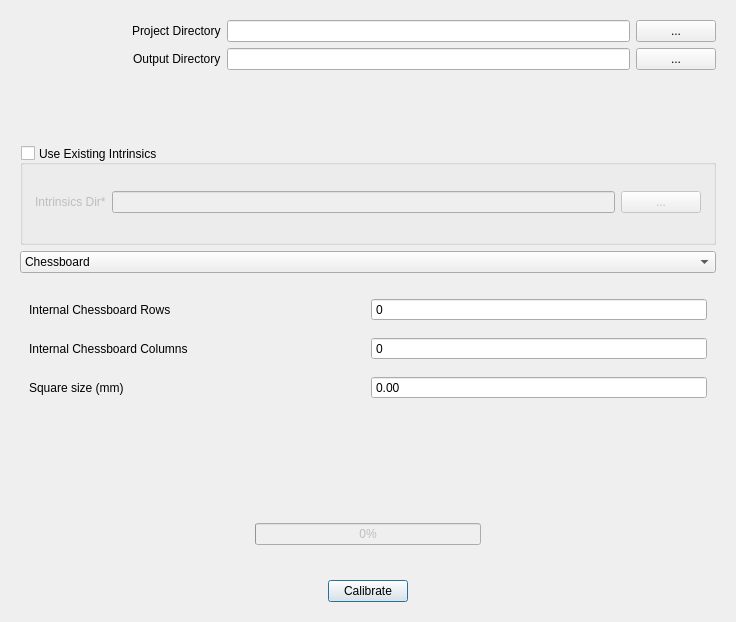
<?xml version="1.0" encoding="UTF-8"?>
<ui version="4.0">
 <class>MainUI</class>
 <widget class="QWidget" name="MainUI">
  <property name="enabled">
   <bool>true</bool>
  </property>
  <property name="geometry">
   <rect>
    <x>0</x>
    <y>0</y>
    <width>736</width>
    <height>622</height>
   </rect>
  </property>
  <property name="windowTitle">
   <string notr="true">Calibration</string>
  </property>
  <property name="toolTip">
   <string notr="true"/>
  </property>
  <property name="statusTip">
   <string notr="true"/>
  </property>
  <property name="whatsThis">
   <string notr="true"/>
  </property>
  <property name="accessibleName">
   <string notr="true"/>
  </property>
  <property name="accessibleDescription">
   <string notr="true"/>
  </property>
  <property name="windowFilePath">
   <string notr="true"/>
  </property>
  <layout class="QVBoxLayout" name="verticalLayout" stretch="0,0,0,0,0,0,0,0">
   <property name="leftMargin">
    <number>20</number>
   </property>
   <property name="topMargin">
    <number>20</number>
   </property>
   <property name="rightMargin">
    <number>20</number>
   </property>
   <property name="bottomMargin">
    <number>20</number>
   </property>
   <item>
    <layout class="QHBoxLayout" name="projectDirLayout" stretch="1,2,0">
     <item>
      <layout class="QHBoxLayout" name="projectDirLabelLayout">
       <item>
        <spacer name="projectDirSpacer">
         <property name="orientation">
          <enum>Qt::Horizontal</enum>
         </property>
         <property name="sizeHint" stdset="0">
          <size>
           <width>40</width>
           <height>20</height>
          </size>
         </property>
        </spacer>
       </item>
       <item>
        <widget class="QLabel" name="projectDirLabel">
         <property name="text">
          <string>Project Directory</string>
         </property>
         <property name="buddy">
          <cstring>projectDirEdit</cstring>
         </property>
        </widget>
       </item>
      </layout>
     </item>
     <item>
      <widget class="QLineEdit" name="projectDirEdit">
       <property name="minimumSize">
        <size>
         <width>250</width>
         <height>0</height>
        </size>
       </property>
      </widget>
     </item>
     <item>
      <widget class="QPushButton" name="projectDirBrowse">
       <property name="text">
        <string>...</string>
       </property>
      </widget>
     </item>
    </layout>
   </item>
   <item>
    <layout class="QHBoxLayout" name="OutputDirLayout" stretch="1,2,0">
     <item>
      <layout class="QHBoxLayout" name="outputDirLabelLayout">
       <item>
        <spacer name="outputDirSpacer">
         <property name="orientation">
          <enum>Qt::Horizontal</enum>
         </property>
         <property name="sizeHint" stdset="0">
          <size>
           <width>40</width>
           <height>20</height>
          </size>
         </property>
        </spacer>
       </item>
       <item>
        <widget class="QLabel" name="outputDirLabel">
         <property name="text">
          <string>Output Directory</string>
         </property>
         <property name="buddy">
          <cstring>outputDirEdit</cstring>
         </property>
        </widget>
       </item>
      </layout>
     </item>
     <item>
      <widget class="QLineEdit" name="outputDirEdit">
       <property name="minimumSize">
        <size>
         <width>250</width>
         <height>0</height>
        </size>
       </property>
      </widget>
     </item>
     <item>
      <widget class="QPushButton" name="outputDirBrowse">
       <property name="text">
        <string>...</string>
       </property>
      </widget>
     </item>
    </layout>
   </item>
   <item>
    <spacer name="vSpacer1">
     <property name="orientation">
      <enum>Qt::Vertical</enum>
     </property>
     <property name="sizeHint" stdset="0">
      <size>
       <width>20</width>
       <height>40</height>
      </size>
     </property>
    </spacer>
   </item>
   <item>
    <widget class="QGroupBox" name="intrinsicsGroupBox">
     <property name="minimumSize">
      <size>
       <width>0</width>
       <height>100</height>
      </size>
     </property>
     <property name="title">
      <string notr="true">Use Existing Intrinsics</string>
     </property>
     <property name="alignment">
      <set>Qt::AlignLeading|Qt::AlignLeft|Qt::AlignVCenter</set>
     </property>
     <property name="flat">
      <bool>false</bool>
     </property>
     <property name="checkable">
      <bool>true</bool>
     </property>
     <property name="checked">
      <bool>false</bool>
     </property>
     <layout class="QVBoxLayout" name="verticalLayout_2">
      <property name="leftMargin">
       <number>12</number>
      </property>
      <property name="rightMargin">
       <number>12</number>
      </property>
      <property name="bottomMargin">
       <number>12</number>
      </property>
      <item>
       <layout class="QHBoxLayout" name="intrinsicsDirLayout" stretch="0,2,0">
        <item>
         <widget class="QLabel" name="intrinsicsDirLabel">
          <property name="text">
           <string>Intrinsics Dir*</string>
          </property>
          <property name="buddy">
           <cstring>intrinsicsDirEdit</cstring>
          </property>
         </widget>
        </item>
        <item>
         <widget class="QLineEdit" name="intrinsicsDirEdit">
          <property name="minimumSize">
           <size>
            <width>250</width>
            <height>0</height>
           </size>
          </property>
         </widget>
        </item>
        <item>
         <widget class="QPushButton" name="intrinsicsDirBrowse">
          <property name="text">
           <string>...</string>
          </property>
         </widget>
        </item>
       </layout>
      </item>
     </layout>
    </widget>
   </item>
   <item>
    <layout class="QVBoxLayout" name="verticalLayout_5">
     <item>
      <widget class="QComboBox" name="pickMethod">
       <property name="editable">
        <bool>false</bool>
       </property>
       <item>
        <property name="text">
         <string>Chessboard</string>
        </property>
       </item>
       <item>
        <property name="text">
         <string>April Tag</string>
        </property>
       </item>
       <item>
        <property name="text">
         <string>ChArUco</string>
        </property>
       </item>
      </widget>
     </item>
     <item>
      <widget class="QStackedWidget" name="stackedWidget">
       <property name="sizePolicy">
        <sizepolicy hsizetype="Preferred" vsizetype="Preferred">
         <horstretch>0</horstretch>
         <verstretch>0</verstretch>
        </sizepolicy>
       </property>
       <property name="minimumSize">
        <size>
         <width>0</width>
         <height>140</height>
        </size>
       </property>
       <property name="currentIndex">
        <number>0</number>
       </property>
       <widget class="QWidget" name="stackedWidgetPage1" native="true">
        <layout class="QVBoxLayout" name="verticalLayout_3">
         <item>
          <layout class="QHBoxLayout" name="horizontalLayout">
           <item>
            <widget class="QLabel" name="label">
             <property name="sizePolicy">
              <sizepolicy hsizetype="Preferred" vsizetype="Preferred">
               <horstretch>0</horstretch>
               <verstretch>0</verstretch>
              </sizepolicy>
             </property>
             <property name="text">
              <string>Internal Chessboard Rows</string>
             </property>
             <property name="buddy">
              <cstring>chessboardRows</cstring>
             </property>
            </widget>
           </item>
           <item>
            <widget class="QSpinBox" name="chessboardRows">
             <property name="sizePolicy">
              <sizepolicy hsizetype="Minimum" vsizetype="Fixed">
               <horstretch>0</horstretch>
               <verstretch>0</verstretch>
              </sizepolicy>
             </property>
             <property name="wrapping">
              <bool>false</bool>
             </property>
             <property name="frame">
              <bool>true</bool>
             </property>
             <property name="alignment">
              <set>Qt::AlignLeading|Qt::AlignLeft|Qt::AlignVCenter</set>
             </property>
             <property name="buttonSymbols">
              <enum>QAbstractSpinBox::NoButtons</enum>
             </property>
             <property name="accelerated">
              <bool>false</bool>
             </property>
             <property name="showGroupSeparator" stdset="0">
              <bool>false</bool>
             </property>
             <property name="suffix">
              <string/>
             </property>
             <property name="minimum">
              <number>0</number>
             </property>
             <property name="value">
              <number>0</number>
             </property>
            </widget>
           </item>
          </layout>
         </item>
         <item>
          <layout class="QHBoxLayout" name="horizontalLayout_2">
           <item>
            <widget class="QLabel" name="label_2">
             <property name="text">
              <string>Internal Chessboard Columns</string>
             </property>
             <property name="buddy">
              <cstring>chessboardColumns</cstring>
             </property>
            </widget>
           </item>
           <item>
            <widget class="QSpinBox" name="chessboardColumns">
             <property name="wrapping">
              <bool>false</bool>
             </property>
             <property name="frame">
              <bool>true</bool>
             </property>
             <property name="buttonSymbols">
              <enum>QAbstractSpinBox::NoButtons</enum>
             </property>
             <property name="accelerated">
              <bool>false</bool>
             </property>
             <property name="minimum">
              <number>0</number>
             </property>
             <property name="value">
              <number>0</number>
             </property>
            </widget>
           </item>
          </layout>
         </item>
         <item>
          <layout class="QHBoxLayout" name="horizontalLayout_3">
           <item>
            <widget class="QLabel" name="label_3">
             <property name="text">
              <string>Square size (mm)</string>
             </property>
             <property name="buddy">
              <cstring>squareSizeMM</cstring>
             </property>
            </widget>
           </item>
           <item>
            <widget class="QDoubleSpinBox" name="squareSizeMM">
             <property name="buttonSymbols">
              <enum>QAbstractSpinBox::NoButtons</enum>
             </property>
            </widget>
           </item>
          </layout>
         </item>
        </layout>
       </widget>
       <widget class="QWidget" name="stackedWidgetPage2" native="true">
        <layout class="QHBoxLayout" name="horizontalLayout_4">
         <item>
          <widget class="QLabel" name="label_4">
           <property name="text">
            <string>APRIL TAG SETTINGS (TBD)</string>
           </property>
           <property name="alignment">
            <set>Qt::AlignCenter</set>
           </property>
          </widget>
         </item>
        </layout>
       </widget>
       <widget class="QWidget" name="stackedWidgetPage3" native="true">
        <layout class="QVBoxLayout" name="verticalLayout_4">
         <item>
          <widget class="QLabel" name="label_5">
           <property name="text">
            <string>CHARUCO SETTINGS TBD</string>
           </property>
           <property name="alignment">
            <set>Qt::AlignCenter</set>
           </property>
          </widget>
         </item>
        </layout>
       </widget>
      </widget>
     </item>
    </layout>
   </item>
   <item>
    <spacer name="vSpacer3">
     <property name="orientation">
      <enum>Qt::Vertical</enum>
     </property>
     <property name="sizeHint" stdset="0">
      <size>
       <width>20</width>
       <height>40</height>
      </size>
     </property>
    </spacer>
   </item>
   <item>
    <widget class="QWidget" name="widget" native="true">
     <property name="minimumSize">
      <size>
       <width>0</width>
       <height>80</height>
      </size>
     </property>
     <layout class="QHBoxLayout" name="horizontalLayout_5" stretch="1,1,1">
      <item>
       <spacer name="horizSpacerL">
        <property name="orientation">
         <enum>Qt::Horizontal</enum>
        </property>
        <property name="sizeHint" stdset="0">
         <size>
          <width>40</width>
          <height>20</height>
         </size>
        </property>
       </spacer>
      </item>
      <item>
       <widget class="QProgressBar" name="progressBar">
        <property name="enabled">
         <bool>false</bool>
        </property>
        <property name="toolTip">
         <string notr="true"/>
        </property>
        <property name="value">
         <number>0</number>
        </property>
        <property name="textVisible">
         <bool>true</bool>
        </property>
        <property name="invertedAppearance">
         <bool>false</bool>
        </property>
        <property name="format">
         <string notr="true">%p%</string>
        </property>
       </widget>
      </item>
      <item>
       <spacer name="horizSpacerR">
        <property name="orientation">
         <enum>Qt::Horizontal</enum>
        </property>
        <property name="sizeHint" stdset="0">
         <size>
          <width>214</width>
          <height>20</height>
         </size>
        </property>
       </spacer>
      </item>
     </layout>
    </widget>
   </item>
   <item>
    <layout class="QHBoxLayout" name="calibLayout">
     <item>
      <widget class="QPushButton" name="calibrateButton">
       <property name="sizePolicy">
        <sizepolicy hsizetype="Fixed" vsizetype="Fixed">
         <horstretch>0</horstretch>
         <verstretch>0</verstretch>
        </sizepolicy>
       </property>
       <property name="layoutDirection">
        <enum>Qt::LeftToRight</enum>
       </property>
       <property name="autoFillBackground">
        <bool>false</bool>
       </property>
       <property name="text">
        <string>Calibrate</string>
       </property>
       <property name="checkable">
        <bool>false</bool>
       </property>
       <property name="autoRepeat">
        <bool>false</bool>
       </property>
       <property name="autoDefault">
        <bool>false</bool>
       </property>
       <property name="default">
        <bool>true</bool>
       </property>
       <property name="flat">
        <bool>false</bool>
       </property>
      </widget>
     </item>
    </layout>
   </item>
  </layout>
 </widget>
 <tabstops>
  <tabstop>projectDirEdit</tabstop>
  <tabstop>projectDirBrowse</tabstop>
  <tabstop>outputDirEdit</tabstop>
  <tabstop>outputDirBrowse</tabstop>
  <tabstop>intrinsicsGroupBox</tabstop>
  <tabstop>intrinsicsDirEdit</tabstop>
  <tabstop>intrinsicsDirBrowse</tabstop>
  <tabstop>chessboardRows</tabstop>
  <tabstop>chessboardColumns</tabstop>
  <tabstop>squareSizeMM</tabstop>
  <tabstop>calibrateButton</tabstop>
 </tabstops>
 <resources/>
 <connections>
  <connection>
   <sender>pickMethod</sender>
   <signal>currentIndexChanged(int)</signal>
   <receiver>stackedWidget</receiver>
   <slot>setCurrentIndex(int)</slot>
   <hints>
    <hint type="sourcelabel">
     <x>362</x>
     <y>276</y>
    </hint>
    <hint type="destinationlabel">
     <x>362</x>
     <y>374</y>
    </hint>
   </hints>
  </connection>
 </connections>
</ui>
